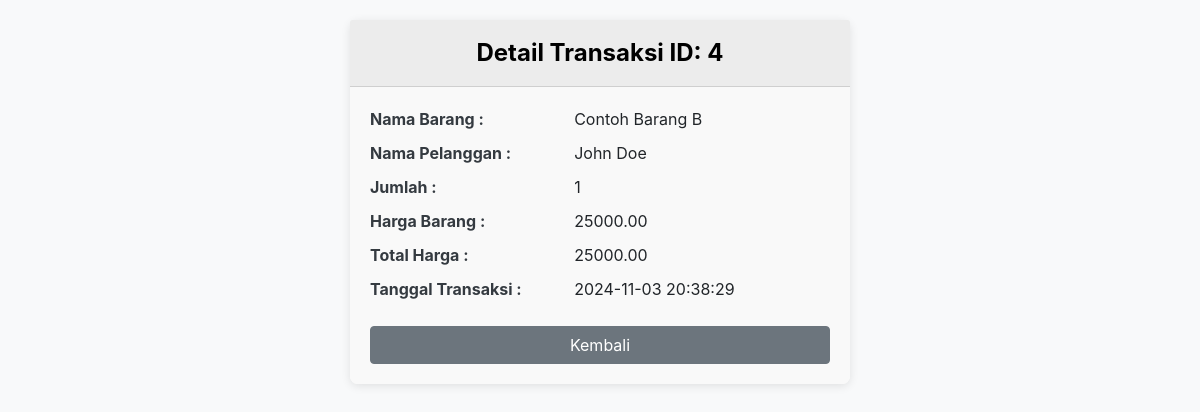
Page /index.php?controller=transaksi&action=detail&id=4 on the committed database.
### tables this page shows
CREATE TABLE `transaksi` (
  `id` int(11) NOT NULL,
  `kode_barang` varchar(10) NOT NULL,
  `id_pelanggan` varchar(10) NOT NULL,
  `jumlah` int(11) NOT NULL,
  `total_harga` decimal(10,2) NOT NULL,
  `tanggal` datetime DEFAULT current_timestamp()
);

CREATE TABLE `barang` (
  `id` int(11) NOT NULL,
  `kode_barang` varchar(10) NOT NULL,
  `nama_barang` varchar(50) NOT NULL,
  `harga` decimal(10,2) NOT NULL,
  `stok` int(11) NOT NULL
);

CREATE TABLE `pelanggan` (
  `id` int(11) NOT NULL,
  `id_pelanggan` varchar(10) NOT NULL,
  `nama_pelanggan` varchar(50) NOT NULL,
  `alamat` text NOT NULL
);

### App/controllers/TransaksiController.php (called while the page is built, shortened)
<?php
require_once __DIR__ . '/../models/Transaksi.php';
class TransaksiController
{
    private $transaksiModel;
    public function __construct($db)
    {
        $this->transaksiModel = new Transaksi($db);
    }
    public function detail($id)
    {
        $transaksiDetail = $this->transaksiModel->getDetailTransaksi($id);
        require_once __DIR__ . '/../views/transaksi/detail.php';
    }
}

### App/models/transaksi.php (called while the page is built, shortened)
<?php
class Transaksi
{
    private $db;
    public function __construct($database)
    {
        $this->db = $database;
    }
    public function getDetailTransaksi($id)
    {
        $query = "SELECT t.id, b.nama_barang, p.nama_pelanggan, t.jumlah, b.harga, t.total_harga, t.tanggal
              FROM transaksi t
              JOIN barang b ON t.kode_barang = b.kode_barang
              JOIN pelanggan p ON t.id_pelanggan = p.id_pelanggan
              WHERE t.id = :id";
        $stmt = $this->db->prepare($query);
        $stmt->bindParam(':id', $id);
        $stmt->execute();
        return $stmt->fetch(PDO::FETCH_ASSOC);
    }
}

### App/Views/Transaksi/detail.php (the view, shortened to what this page needs)
<!DOCTYPE html>
<html lang="id">
<head>
    <link href="https://maxcdn.bootstrapcdn.com/bootstrap/4.5.2/css/bootstrap.min.css" rel="stylesheet">
</head>
<body>
    <div class="container">
        <div class="card">
            <div class="card-header">
                Detail Transaksi ID: <?= htmlspecialchars($transaksiDetail['id']) ?>
            </div>
            <div class="card-body">
                <div class="row">
                    <div class="col-5 label">Nama Barang :</div>
                    <div class="col-7"><?= htmlspecialchars($transaksiDetail['nama_barang']) ?></div>
                </div>
                <div class="row">
                    <div class="col-5 label">Nama Pelanggan :</div>
                    <div class="col-7"><?= htmlspecialchars($transaksiDetail['nama_pelanggan']) ?></div>
                </div>
                <div class="row">
                    <div class="col-5 label">Jumlah :</div>
                    <div class="col-7"><?= htmlspecialchars($transaksiDetail['jumlah']) ?></div>
                </div>
                <div class="row">
                    <div class="col-5 label">Harga Barang :</div>
                    <div class="col-7"><?= htmlspecialchars($transaksiDetail['harga']) ?></div>
                </div>
                <div class="row">
                    <div class="col-5 label">Total Harga :</div>
                    <div class="col-7"><?= htmlspecialchars($transaksiDetail['total_harga']) ?></div>
                </div>
                <div class="row">
                    <div class="col-5 label">Tanggal Transaksi :</div>
                    <div class="col-7"><?= htmlspecialchars($transaksiDetail['tanggal']) ?></div>
                </div>
                <a href="index.php?controller=transaksi&action=index" class="btn btn-secondary btn-back">Kembali</a>
            </div>
        </div>
    </div>
</body>
</html>

### App/Views/Transaksi/detail.php (style rules this page uses)
body { background-color: #f8f9fa; }
.card { margin: 20px auto; border: none; border-radius: 8px; box-shadow: 0 2px 10px rgba(0, 0, 0, 0.1); max-width: 500px; }
.card-header { background-color: #ececec; color: #000000; font-size: 1.5em; font-weight: bold; text-align: center; border-radius: 8px 8px 0 0; padding: 15px; }
.card-body { padding: 20px; background-color: #f9f9f9; border-radius: 0 0 8px 8px; }
.row { margin-bottom: 10px; }
.label { font-weight: bold; color: #343a40; }
.btn-back { width: 100%; margin-top: 15px; }

### rows in the picture
transaksi: id "4", barang.nama_barang "Contoh Barang B", pelanggan.nama_pelanggan "John Doe", jumlah "1", barang.harga "25000.00", total_harga "25000.00", tanggal "2024-11-03 20:38:29"
